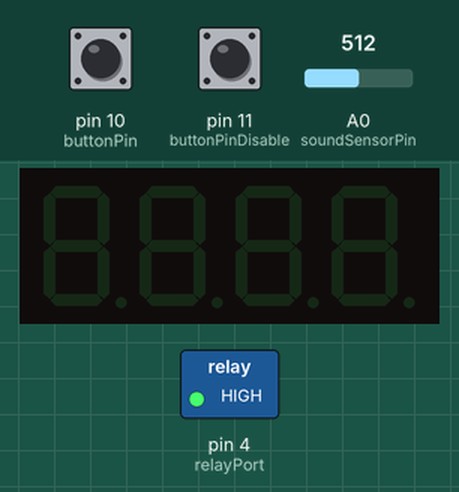
Bench run of a sketch on a simulated Arduino Uno, built with avr-gcc and run on an emulated ATmega328P. On the bench: 4-digit seven-segment display, switched loads named in the sketch (green lamp = pin HIGH). The test bench sets the inputs (shaded band); at power-on: pin 10 (buttonPin) HIGH, pin 11 (buttonPinDisable) HIGH, A0 (soundSensorPin) = 512. The local clock reads 2024-03-15 10:24:30 at power-on unless the sketch sets it.

Above: at 1.7 s.
1.8 s: pin 10 (buttonPin) pulled LOW for 0.65 s
At 2.9 s:
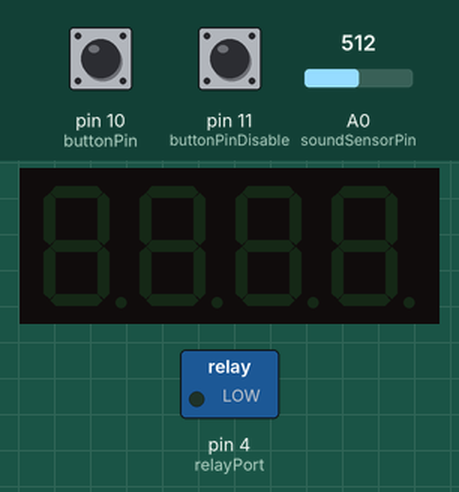
4.5 s: pin 11 (buttonPinDisable) pulled LOW for 0.65 s
At 6.0 s:
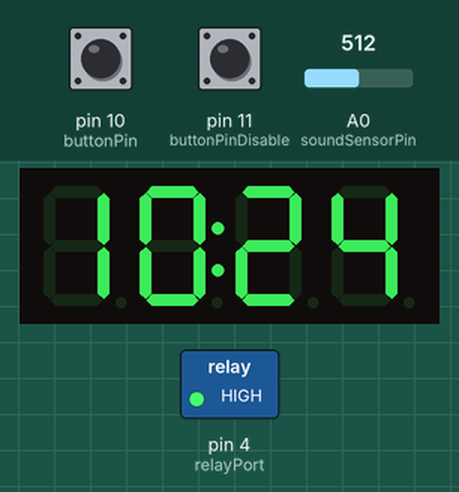
7.6 s: pin 10 (buttonPin) pulled LOW for 3.2 s
At 8.9 s:
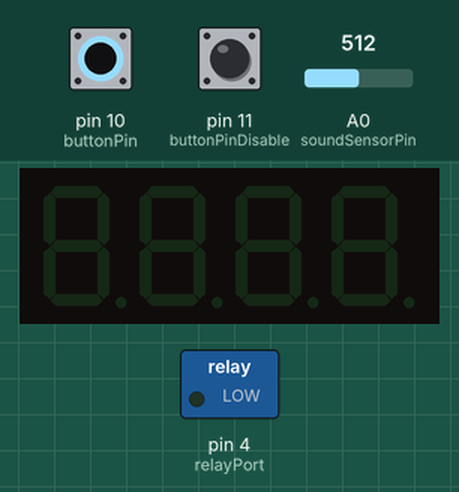
Timing chart, 0 to 12.9 s (numbered marks = the images above; inputs shaded):
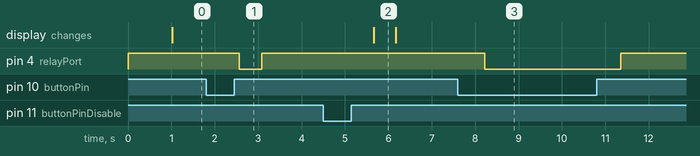

Measured:
- after the input at 1.8 s, pin 4 (relayPort): HIGH → LOW after 0.77 s, → HIGH 0.51 s later
- after the input at 4.5 s, the display: changes after 1.2 s (image 2)
- after the input at 7.6 s, pin 4 (relayPort): HIGH → LOW after 0.63 s, → HIGH 3.1 s later
- what the display in image 2 shows lasts 0.5 s, from 5.7 s to 6.2 s

The sketch:

4led.ino
```cpp
//led clock
#include <dht.h>
#include "TM1637.h"
#include <stdio.h>
#include <DS1302.h>

#define dht_pin 2 // Pin sensor is connected to
#define CLK 9//Pins for TM1637
#define DIO 8

TM1637 tm1637(CLK,DIO);
dht DHT;

const int kCePin   = 5;  // Chip Enable
const int kIoPin   = 6;  // Input/Output
const int kSclkPin = 7;  // Serial Clock
const int buttonPin = 10, buttonPinDisable = 11;
const int relayPort = 4;
int buttonState = 0, buttonDisableState = 0;
boolean readOtherValues = false;
int disableLed = -1;
int disableLight = 1;
int soundSensorPin = A0;
int soundSensorValue = 0;

// Create a DS1302 object.
DS1302 rtc(kCePin, kIoPin, kSclkPin);

int myHour, myMinutes, myDate, myMonth, myYear;

void setup(){
  Serial.begin(9600);
  pinMode(buttonPin, INPUT_PULLUP);
  pinMode(buttonPinDisable, INPUT_PULLUP);
  pinMode(soundSensorPin,INPUT);
  pinMode(relayPort, OUTPUT);
  digitalWrite(relayPort, HIGH);
  rtc.halt(false); //запуск часов
  rtc.writeProtect(false); //снять защиту от записи
//
//  // Make a new time object to set the date and time.
//  // Sunday, September 22, 2013 at 01:38:50.
//  Time t(2018, 4, 30, 22, 15, 00, Time::kMonday);
//
//  /* Set the time and date on the chip */
//  rtc.time(t);

  tm1637.init();
  tm1637.set(BRIGHT_DARKEST);
  //BRIGHT_TYPICAL = 2,BRIGHT_DARKEST = 0,BRIGHTEST = 7;

  delay(500);

 }

void loop(){
  soundSensorValue = analogRead(soundSensorPin);
  buttonState = digitalRead(buttonPin);
  buttonDisableState = digitalRead(buttonPinDisable);

  getHoursAndMinutes();

  if(soundSensorValue > 50){
    disableLed = 1;
    disableLight = 1;
    soundSensorValue=0;
    delay(500);
  }

  if (buttonState == LOW && buttonDisableState == HIGH){
    readOtherValues = true;
    disableLight = - disableLight;
    delay(10);
  } else {
    readOtherValues = false;
  }

  if (buttonDisableState == LOW && buttonState == HIGH){
    disableLed = - disableLed;
    disableLight = 1;
    delay(500);
  }

//  if (buttonState == LOW && buttonDisableState == LOW){
//    disableLight = - disableLight;
//    delay(10);
//  }

  if (disableLight == -1){
    digitalWrite(relayPort, LOW);
  } else {
    digitalWrite(relayPort, HIGH);
  }

  if (myHour == 6 && myMinutes == 0){
    disableLed = -1;
  }

  if (disableLed == -1){

    //getHoursAndMinutes();

    int digitoneHour = myHour / 10;
    int digittwoHour = myHour % 10;
    int digitoneMin = myMinutes / 10;
    int digittwoMin = myMinutes % 10;

    if (readOtherValues){
      DHT.read11(dht_pin);
      delay (500);
      int temp = DHT.temperature;
      int humidity = DHT.humidity;
      int digitoneT = temp / 10;
      int digittwoT = temp % 10;
      int digitoneH = humidity / 10;
      int digittwoH = humidity % 10;
      int digitOneDate = myDate / 10;
      int digitTwoDate = myDate % 10;
      int digitOneMonth = myMonth / 10;
      int digitTwoMonth = myMonth % 10;
      int digitOneYear  = myYear / 1000;
      int digitTwoYear = (myYear / 100)%10;
      int digitThreeYear = (myYear % 100)/10;
      int digitFourYear = myYear % 10;;
      tm1637.point(POINT_OFF);
//      if (myDate < 10){
//        tm1637.display(0,25);
//        tm1637.display(1,digitOneDate);
//       } else {
//        tm1637.display(0,digitOneDate);
//        tm1637.display(1,digitTwoDate);
//      }
      tm1637.display(0,digitOneDate);
      tm1637.display(1,digitTwoDate);

      tm1637.display(2,digitOneMonth);
      tm1637.display(3,digitTwoMonth);
      delay (2000);
      tm1637.display(0,digitOneYear);
      tm1637.display(1,digitTwoYear);
      tm1637.display(2,digitThreeYear);
      tm1637.display(3,digitFourYear);
      delay (2000);
      tm1637.display(0,25);
      tm1637.display(1,digitoneT);
      tm1637.display(2,digittwoT);
      tm1637.display(3,12);
      delay (2000);
      tm1637.display(1,25);
      tm1637.display(2,digitoneH);
      tm1637.display(3,digittwoH);
      delay (2000);
      readOtherValues = false;
    } else {
      tm1637.point(POINT_ON);
      int digitoneHour = myHour / 10;
      int digittwoHour = myHour % 10;
      int digitoneMin = myMinutes / 10;
      int digittwoMin = myMinutes % 10;
      tm1637.display(0,digitoneHour);
      tm1637.display(1,digittwoHour);
      tm1637.display(2,digitoneMin);
      tm1637.display(3,digittwoMin);
  }
  } else {
    tm1637.point(POINT_OFF);
    tm1637.clearDisplay();
  }


}

String dayAsString(const Time::Day day) {
  switch (day) {
    case Time::kSunday: return "Sunday";
    case Time::kMonday: return "Monday";
    case Time::kTuesday: return "Tuesday";
    case Time::kWednesday: return "Wednesday";
    case Time::kThursday: return "Thursday";
    case Time::kFriday: return "Friday";
    case Time::kSaturday: return "Saturday";
  }
  return "(unknown day)";
}

void printTime() {
  // Get the current time and date from the chip.
  Time t = rtc.time();

  // Name the day of the week.
  const String day = dayAsString(t.day);

  // Format the time and date and insert into the temporary buffer.
  char buf[50];
  snprintf(buf, sizeof(buf), "%s %04d-%02d-%02d %02d:%02d:%02d",
           day.c_str(),
           t.yr, t.mon, t.date,
           t.hr, t.min, t.sec);

  // Print the formatted string to serial so we can see the time.
  Serial.println(buf);
}

void getHoursAndMinutes() {
  // Get the current time and date from the chip.
  Time t = rtc.time();

  myHour = t.hr;
  myMinutes = t.min;
  myDate = t.date;
  myMonth = t.mon;
  myYear = t.yr;
}
```
